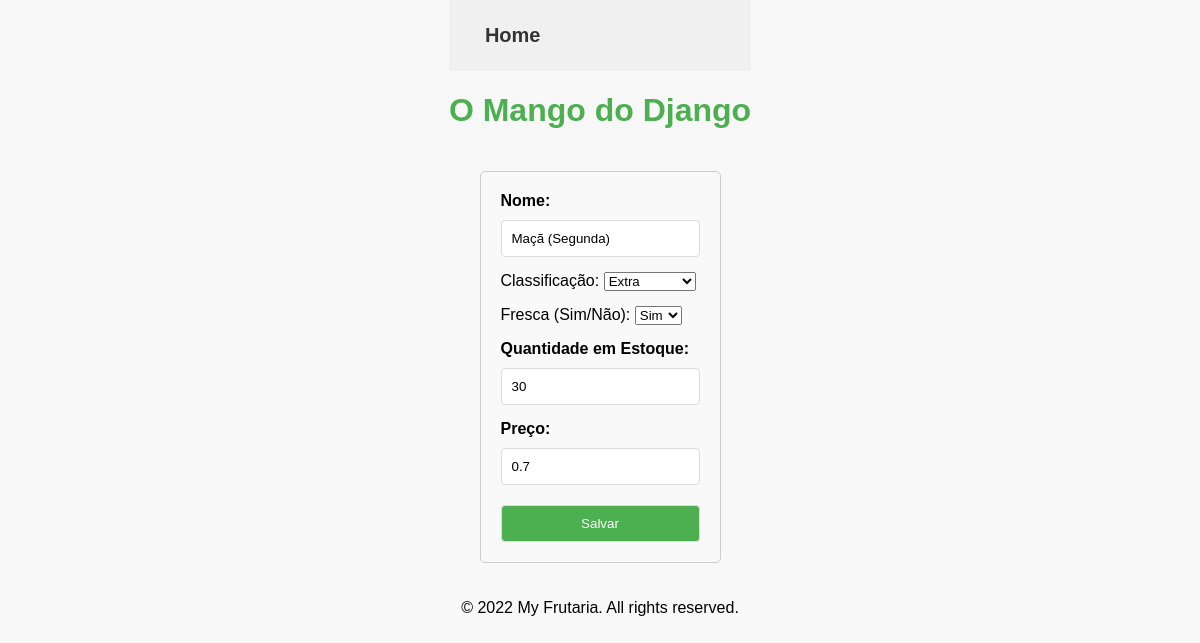
Page /fruit_edit/21/ on the earlier database version.
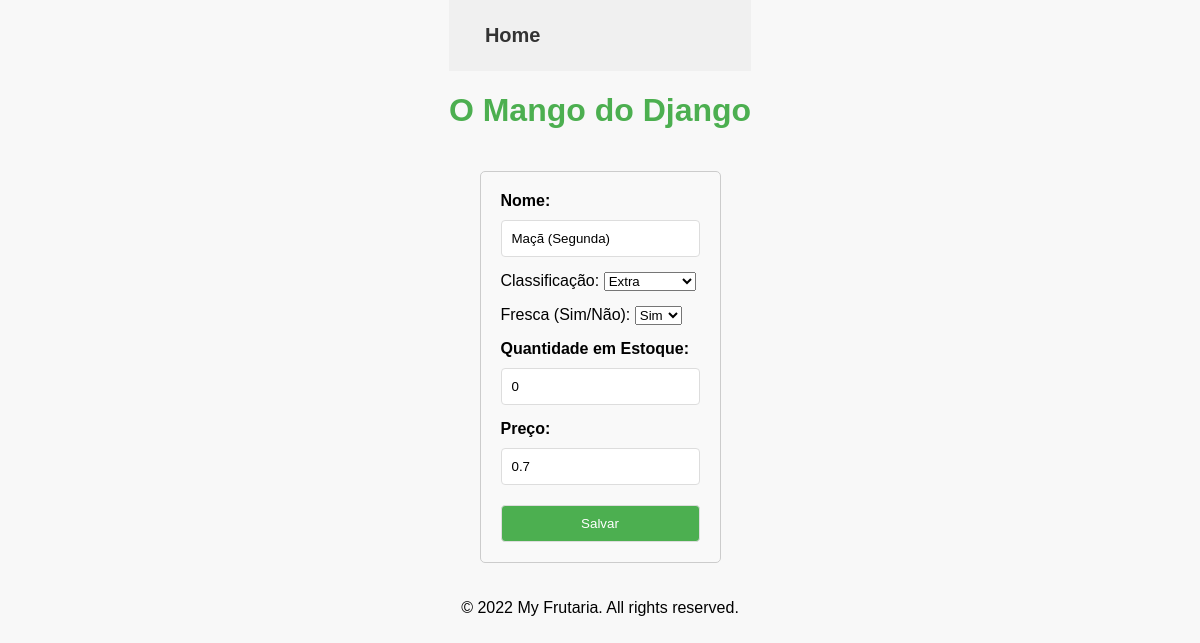
Same page on the later database version.
### frutaria/models.py (models this page shows)
class Fruta(models.Model):
    nome = models.CharField(max_length=100)
    classificacao = models.CharField(max_length=100)
    fresca = models.BooleanField(default=True)
    qtd_estoque = models.IntegerField()
    preco = models.FloatField(default=0.00)

### frutaria/views.py (the view, shortened to what this page needs)
# urls.py: path('fruit_edit/<int:fruta_id>/', views.fruit_edit, name='fruit_edit'),
def fruit_edit(request, fruta_id):
    fruta = get_object_or_404(Fruta, pk=fruta_id)
    if request.method == 'GET':
        return render(request, 'edit_fruit.html', {'fruta': fruta})

### frutaria/templates/edit_fruit.html (shortened to what this page needs)
{% extends 'base.html' %}
{% block content %}
    <form method="POST" class="form-fruta">
        <div class="form-group">
            <label for="nome" class="form-label">Nome:</label>
            <input type="text" id="nome" name="nome" value="{{ fruta.nome }}" class="form-input">
        </div>
        <div class="form-group">
            <label for="classificacao">Classificação:</label>
            <select id="classificacao" name="classificacao" required>
                <option value="Extra">Extra</option>
            </select>
        </div>
        <div class="form-group">
            <label for="fresca">Fresca (Sim/Não):</label>
            <select id="fresca" name="fresca" required>
                <option value="True">Sim</option>
            </select>
        </div>
        <div class="form-group">
            <label for="qtd_estoque" class="form-label">Quantidade em Estoque:</label>
            <input type="number" id="qtd_estoque" name="qtd_estoque" value="{{ fruta.qtd_estoque }}" class="form-input">
        </div>
        <div class="form-group">
            <label for="preco" class="form-label">Preço:</label>
            <input type="number" id="preco" name="preco" value="{{ fruta.preco }}" class="form-input" step="0.01" min="0.01">
        </div>
        <input type="submit" value="Salvar" class="form-submit">
    </form>
{% endblock %}

Differences in the rows shown:
changed Fruta "Maçã (Segunda)": qtd_estoque "30" → "0"
